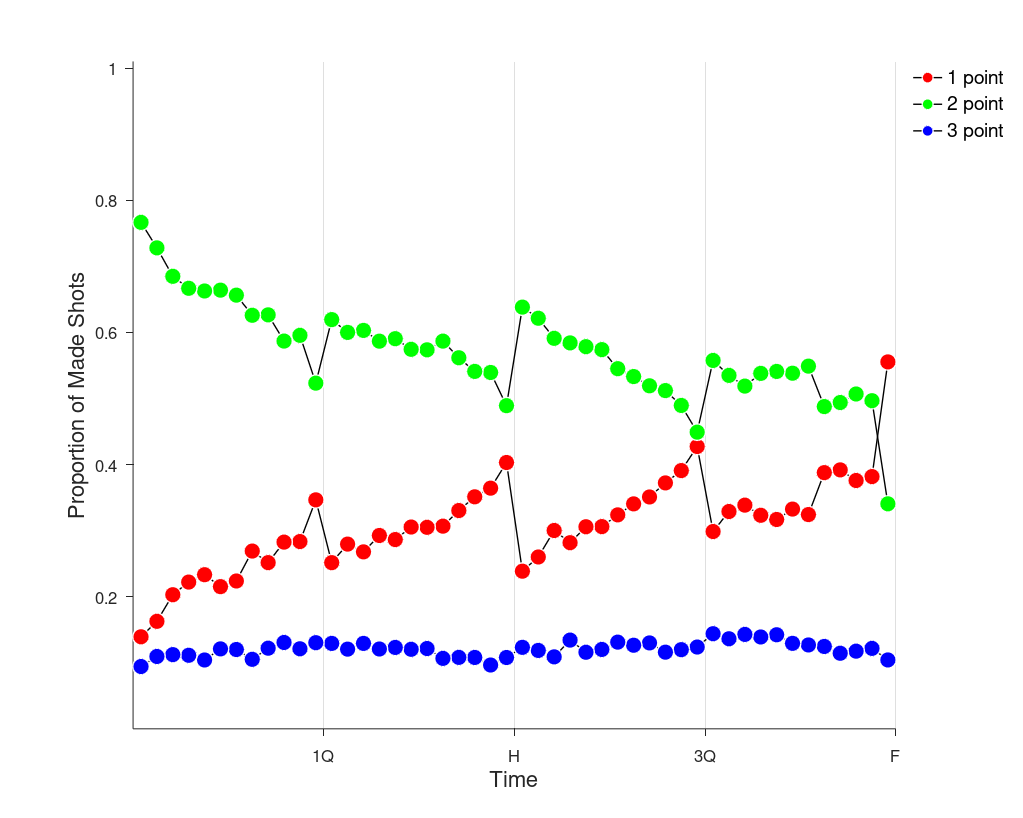

Source code (MATLAB): (Note: this script raises an error after producing the figure.)
%% Plot proportion of 1, 2, and 3 point shot mades, as a function
% Plots proportion of all made shots (for the entire season, does not
% matter home/away, what team it is)

clear;
close all;

%% User input
timeGap = 60; % Using bin size of 1 minute intervals.

%% Load data
load BasketBallData2012 d

%% Set boundaries
binEdges   = 0:timeGap:2880; % Creating the time vector in increments of time gap. (Say 60 seconds)
binCenters = timeGap/2:timeGap:(2880-timeGap/2);% To account for the extra bin created,
                                                % strictly for plotting. 
                                                % (e.g. it takes 3 lines to make two sections)
nBins      = length(binCenters); % Number of bins to be used for plotting.
nGames     = length(d); % Number of games

%% Count how many shots of each type in each bin
count = zeros(nBins, 3); % Matrix of number of time gaps (say 48 minutes so 48 gaps/rows), 
                         % separated into 3 columns for 1's/2's/3's.
for bin = 1:nBins % For the total number of binCenters' increments
    for game = 1:nGames % Looping over all seasonal games;
        % match - looks for time scored if it is greater than [bin]'th time
        % & less than the next [bin]'th index, so it won't double count.
        % EX: First minute of game: time > binEdges(1) = 0 and less than the next index (60 sec.)
        match = find([d(game).time] > binEdges(bin) & [d(game).time] <= binEdges(bin+1));
        count(bin, 1) = count(bin, 1) + length(find([d(game).scoringType(match)] == 1));
        count(bin, 2) = count(bin, 2) + length(find([d(game).scoringType(match)] == 2));
        count(bin, 3) = count(bin, 3) + length(find([d(game).scoringType(match)] == 3));
        % Count - will fill out the bin'th row (ex. 1st-48th minute), then
        % add number of made 1's/2's/3's to the matrix. So if three 2
        % pointers are made in the first minute, length of that would be
        % three.
        % So for the second minute, it would add three 2 pointers made +
        % the number of 3 pointers made in the second minute.
        
        % The outer loop will run 48 times, to represent the 48 minutes in
        % a game. Inner loop will run 978 times (total number of games).
        % It will look through all 978 games' shots made in the 1st minute,
        % then loop back over again (index is bin) for the 2nd minute, 3rd minute.
    end;
end;
% convert to proportions
proportion = zeros(nBins, 3); % Creates a matrix of nBins x 3. (e.g. 48 [min] x 3)
total = sum(count, 2); % Will sum across each row, sums total amount of
                       % shots taken in a single minute (48 x 1)
for bin = 1:nBins % It will loop over total number of bins (so ex. 48 minutes)
    proportion(bin, :) = count(bin, :)/total(bin);
    
    % Proportion will divide each shot type made (1/2/3's) by total number
    % of shots taken in that minute. (So get something like
    % 0.55/0.20/0.25)) 
    % But then it will repeat (bin is index, so it will go to the next
    % minute, then divide across the row)
   
end;

%% Plot the results

% Figure
F = figure(1); clf; hold on;
set(F, ...
    'color'             ,                    'w' , ...
    'units'             ,           'normalized' , ...
    'position'          ,          [.1 .1 .8 .8] , ...
    'paperpositionmode' ,                 'auto' );
        
% axes
set(gca, ...
    'xlim'              ,               [0 2880] , ...
    'xdir'              ,              'reverse' , ...
    'xtick'             ,      [0 720 1440 2160] , ...
    'xticklabel'        , {'F', '3Q', 'H', '1Q'} , ...
    'xgrid'             ,                   'on' , ...
    'ylim'              ,               [0 1.01] , ...
    'ytick'             ,              0.2:0.2:1 , ...
    'box'               ,                  'off' , ...
    'tickdir'           ,                  'out' , ...
    'ticklength'        ,               [0.01 0] , ...
    'fontsize'          ,                    12 );
        
% labels, for the bottom-left plot
xlabel('Time'   , 'fontsize' , 16);
ylabel('Proportion of Made Shots' , 'fontsize' , 16);

% plot
H(1) = plot(binCenters, proportion(:, 1), 'ko-', ...
    'markerfacecolor', 'r');
H(2) = plot(binCenters, proportion(:, 2), 'ko-', ...
    'markerfacecolor', 'g');

H(3) = plot(binCenters, proportion(:, 3), 'ko-', ...
    'markerfacecolor', 'b');

% tidy
set(H, ...
    'linewidth'       , 1    , ...
    'markersize'      , 12   , ...
    'markeredgecolor' , 'w'  );

% legend
L = legend(H, {'1 point', '2 point', '3 point'});
set(L, ...
    'location' , 'northeastoutside' , ...
    'box'      ,              'off' , ...
    'fontsize' , 14);

% print
suptitle('% of Made Shots: 2011-12 Season')
%print(['shotTypeByTime_2012.png'], '-dpng');